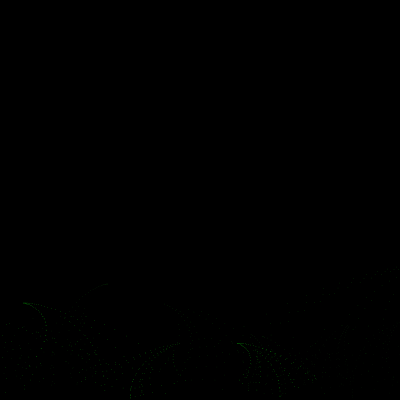
Frame 1 (no input)
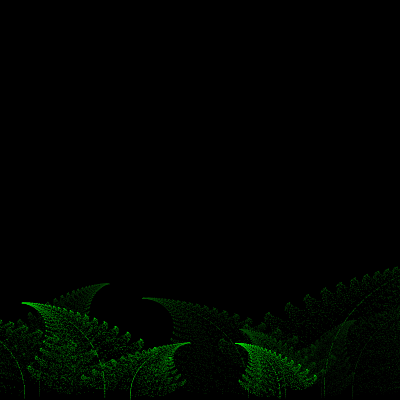
Frame 60 (no input)
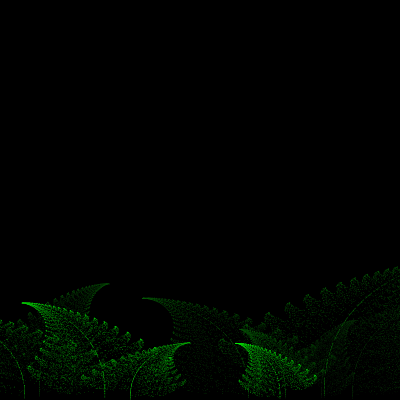
Frame 120 (the mouse pressed at the canvas centre since frame 60)

The p5.js sketch that drew these frames (run headless with seeded random() and noise() and a simulated clock; from frame 60 on, the mouse is pressed at the canvas centre):

// p5.js sketch
// ── sketch.js
let x = 0;
let y = 0;
let ferns = [];

function setup() {
  createCanvas(400, 400);
  strokeWeight(0.5);
  background(0);
  for (let i = 0; i < 10; i++) {
    let randomX = random(400);
    let randomSize = random(100) + 50;
    let randomDir1 = random(8) - 5;
    if (randomDir1 < 0 && randomDir1 > -1) {
      randomDir1 -= 1;
    } else if (randomDir1 > 0 && randomDir1 < 1) {
      randomDir1 += 1;
    }
    let barnsley = new Barnsley(randomX, 400, randomSize, randomDir1);
    ferns.push(barnsley);
  }
}

function draw() {
  for (let i = 0; i < 100; i++) {
    for (let x = 0; x < ferns.length; x++) {
      if (ferns[x].checkCount()) {
        stroke(ferns[x].stroke);
        ferns[x].nextPoint();
        ferns[x].drawPoint();
      }
    }
  }
}

// ── barnsley.js
class Barnsley {
  constructor(xStart, yStart, size, dir1) {
    this.x = 0;
    this.y = 0;
    this.callCount = 0;
    this.xStart = xStart - size / 2;
    this.yStart = yStart - size;
    this.size = size;
    this.dir1 = dir1;
    this.dir2 = dir1 * -1;
    this.stroke = [12, random(255), 12];
  }

  checkCount() {
    if (this.callCount < this.size * 50) {
      return true;
    }
    return false;
  }

  nextPoint() {
    console.log(this.dir1, this.dir2);
    this.callCount += 1;

    let nextX;
    let nextY;
    let r = random();

    if (r < 0.01) {
      nextX = 0;
      nextY = 0.16 * this.y;
    } else if (r < 0.86) {
      nextX = 0.85 * this.x + 0.04 * this.y;
      nextY = -0.04 * this.x + 0.85 * this.y + 1.6;
    } else if (r < 0.93) {
      nextX = 0.2 * this.x + -0.26 * this.y;
      nextY = 0.23 * this.x + 0.22 * this.y + 1.6;
    } else {
      nextX = -0.15 * this.x + 0.28 * this.y;
      nextY = 0.26 * this.x + 0.24 * this.y + 0.44;
    }

    this.x = nextX;
    this.y = nextY;
  }

  drawPoint() {
    // let px = map(this.x, -2.182, 2.6558, this.xStart, this.xStart + this.size);
    let px = map(
      this.x,
      this.dir1,
      this.dir2,
      this.xStart,
      this.xStart + this.size
    );
    let py = map(this.y, 0, 9.9983, this.yStart + this.size, this.yStart);
    point(px, py);
  }
}
